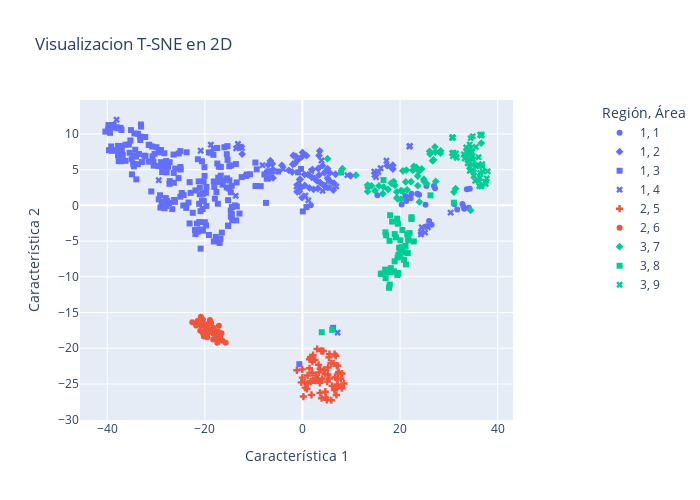

Source (notebook cell):
### Markdown cell above
A partir de nuestras variables descriptivas (las primeras 8 almacenadas en X) reconstruimos nuestros datos con TSNE y UMAP. Hameos mapeados bidimensionales para poder representar los datos. Podríamos también aumentar el número de componentes y limitarnos a representar 2 o 3 de ellas.

### Code cell
tsne_2d_df['Región'] = y3_categories
tsne_2d_df['Área']   = y9_categories
tsne_2d_df

# Crear un gráfico interactivo con Plotly para t-SNE con y3 y y9
fig_tsne = px.scatter(tsne_2d_df, 
                      x='Característica 1', 
                      y='Característica 2', 
                      color= 'Región', 
                      symbol= 'Área',
                      title='Visualizacion T-SNE en 2D',
                      color_discrete_sequence=px.colors.qualitative.Plotly)

fig_tsne.update_layout(
    autosize=True, 
    width=700, 
    height=500,
    legend=dict(
        yanchor="top", y=1,
        xanchor="left", x=1.2
    )
)

# Mostrar el gráfico interactivo
fig_tsne.show()

### Figure 1 — Plotly figure (JSON) as saved in the notebook; plotly's stock layout.template omitted (floating-point values rounded to 4 significant figures; data arrays with more than 128 entries replaced by an {"elided": "..."} marker saying what was removed)
{"data": [{"hovertemplate": "Región=1<br>Área=1<br>Característica 1=%{x}<br>Característica 2=%{y}<extra></extra>", "legendgroup": "1, 1", "marker": {"color": "#636EFA", "symbol": "circle"}, "mode": "markers", "name": "1, 1", "orientation": "v", "showlegend": true, "type": "scatter", "x": [25.44, 27.17, 25.42, 25.23, 15.38, 32.99, 20.33, 34.09, 32.79, 23.9, 31.71, 21.09, 22.33, 33.69, 34.29, 21.26, 33.15, 26.46, 1.717, 31.14, 25.95, 21.48, 22.17, 26.96, 23.56], "xaxis": "x", "y": [-2.919, 2.402, 2.695, 0.06712, 1.402, -0.1913, 0.1096, -0.3411, 0.1778, 1.47, -0.5641, 1.307, 1.635, 2.267, 2.327, 0.6006, -0.479, -2.717, 0.02864, 0.1666, -2.193, 1.089, 0.9791, 2.714, 1.609], "yaxis": "y"}, {"hovertemplate": "Región=1<br>Área=2<br>Característica 1=%{x}<br>Característica 2=%{y}<extra></extra>", "legendgroup": "1, 2", "marker": {"color": "#636EFA", "symbol": "diamond"}, "mode": "markers", "name": "1, 2", "orientation": "v", "showlegend": true, "type": "scatter", "x": [4.516, 3.164, 2.282, 5.159, 3.409, -12.36, 2.051, -6.696, -6.017, 1.898, 6.447, -6.572, -4.209, 0.0101, 1.127, -2.092, -7.006, -0.8725, 0.4779, -0.4561, 5.664, 2.476, 1.444, -2.797, -0.6208, -6.038, -6.159, 4.121, 2.987, 5.156, -6.252, -0.05779, 6.768, 3.25, -0.2236, 6.332, -1.548, 17.38, 3.66, 18.26, 18.52, 18.54, 3.544, -0.1373, -0.5677, 3.399, 0.448, -1.97, -1.857, -1.338, 0.8461, 5.597, -0.9917, 9.905, -1.1, 4.459], "xaxis": "x", "y": [4.566, 2.357, 2.25, 5.136, 4.253, 7.179, 5.034, 3.823, 3.846, 3.93, 3.123, 6.255, 5.605, 7.415, 4.292, 4.669, 5.655, 2.985, 2.791, 3.644, 3.359, 3.78, 2.445, 4.901, 1.93, 5.028, 5.806, 5.548, 3.414, 3.792, 4.546, 1.072, 4.353, 5.161, 2.511, 2.151, 5.857, 5.545, 3.191, 5.307, 5.61, 5.083, 7.61, 6.773, 3.616, 6.966, 4.311, 5.751, 6.98, 6.857, 6.959, 4.552, 6.348, 4.136, 1.905, 2.749], "yaxis": "y"}, {"hovertemplate": "Región=1<br>Área=3<br>Característica 1=%{x}<br>Característica 2=%{y}<extra></extra>", "legendgroup": "1, 3", "marker": {"color": "#636EFA", "symbol": "square"}, "mode": "markers", "name": "1, 3", "orientation": "v", "showlegend": true, "type": "scatter", "x": {"elided": "206 float values"}, "xaxis": "x", "y": {"elided": "206 float values"}, "yaxis": "y"}, {"hovertemplate": "Región=1<br>Área=4<br>Característica 1=%{x}<br>Característica 2=%{y}<extra></extra>", "legendgroup": "1, 4", "marker": {"color": "#636EFA", "symbol": "x"}, "mode": "markers", "name": "1, 4", "orientation": "v", "showlegend": true, "type": "scatter", "x": [-20.85, 0.6081, -38.1, 4.131, 9.216, 15.57, -13.59, 1.81, 21.92, 5.579, -29.44, 22.03, 17.22, 16.04, 25.71, 15.1, -1.203, 7.2, 30.36, 25.12, 1.218, -12.41, -13.68, -18.76, -13.22, -18.32, -3.933, -8.172, 14.79, 3.91, 24.44, 24.32, 24.27, 14.7, 6.942, 5.279], "xaxis": "x", "y": [7.645, 1.373, 11.98, 2.021, 4.23, 4.669, 7.974, 4.784, 8.24, 2.472, 3.522, 8.33, 6.245, 5.2, -3.072, 3.967, 2.644, -17.81, -1.011, -3.818, 0.7012, 8.03, 1.338, 8.492, 8.604, 8.007, 5.096, 5.618, 4.284, 6.28, -3.072, -3.732, -4.07, 4.732, 2.646, 3.37], "yaxis": "y"}, {"hovertemplate": "Región=2<br>Área=5<br>Característica 1=%{x}<br>Característica 2=%{y}<extra></extra>", "legendgroup": "2, 5", "marker": {"color": "#EF553B", "symbol": "cross"}, "mode": "markers", "name": "2, 5", "orientation": "v", "showlegend": true, "type": "scatter", "x": [3.399, 0.9256, 0.5453, 5.22, 2.582, 3.636, 6.379, 2.03, 1.445, 4.986, -1.134, 1.996, 3.011, 1.701, 4.035, 1.452, -0.01874, 6.955, 5.858, -0.01213, 6.569, 0.457, 5.529, 5.517, 2.633, 4.411, 7.438, 6.088, 1.662, 5.443, 6.588, 5.259, 6.575, 2.176, 7.237, 4.266, 2.208, 5.062, 7.136, 7.039, 7.233, 7.271, 8.103, 7.172, 3.873, 4.66, 8.091, 8.512, 7.869, 3.166, 1.849, 1.072, 5.912, 0.1974, 6.826, 3.604, 3.317, -0.2298, 6.65, 4.783, 1.051, 4.683, 3.566, 3.927, 2.735], "xaxis": "x", "y": [-23.37, -25.68, -25.52, -23.68, -21.63, -22.89, -22.13, -21.88, -22.8, -27.22, -23.09, -23.43, -20.1, -24.68, -24.27, -21.54, -22.96, -26.54, -22.07, -24.11, -25.63, -24.73, -20.82, -24.25, -24.53, -23.04, -23.32, -25.27, -21.25, -21.27, -20.83, -22.69, -25.86, -20.97, -22.45, -20.39, -24.5, -24.68, -25.08, -22.44, -25.34, -23.59, -23.54, -24.33, -20.38, -23.6, -25.6, -24.94, -24.27, -24.27, -26.53, -24.92, -27.28, -26.76, -21.06, -26.25, -22.33, -24.78, -24.08, -26.89, -23.81, -26.08, -24.83, -26.99, -23.8], "yaxis": "y"}, {"hovertemplate": "Región=2<br>Área=6<br>Característica 1=%{x}<br>Característica 2=%{y}<extra></extra>", "legendgroup": "2, 6", "marker": {"color": "#EF553B", "symbol": "circle"}, "mode": "markers", "name": "2, 6", "orientation": "v", "showlegend": true, "type": "scatter", "x": [-16.38, -17.43, -17.1, -21.15, -17.83, -20.69, -18.29, -20.94, -18.01, -19.36, -19.1, -21.46, -20.81, -21.78, -17.12, -22.57, -20.14, -17.52, -19.9, -16.88, -17.31, -20.38, -18.27, -19.17, -18.24, -18.69, -16.57, -18.95, -15.73, -20.19, -19.79, -20.36, -19.49], "xaxis": "x", "y": [-18.96, -19.25, -18.9, -16.59, -18.63, -16.85, -18.77, -17.55, -17.5, -16.61, -17.35, -16.13, -15.6, -16.81, -16.85, -16.36, -16.7, -18.06, -17.64, -18.47, -17.66, -16.02, -17.93, -17.76, -17.12, -16.45, -17.9, -16.06, -19.23, -18.36, -17.32, -17.95, -18.46], "yaxis": "y"}, {"hovertemplate": "Región=3<br>Área=7<br>Característica 1=%{x}<br>Característica 2=%{y}<extra></extra>", "legendgroup": "3, 7", "marker": {"color": "#00CC96", "symbol": "diamond"}, "mode": "markers", "name": "3, 7", "orientation": "v", "showlegend": true, "type": "scatter", "x": [27.23, 20.58, 18.92, 17.55, 21.16, 16.47, 26.88, 24.43, 36.65, 26.14, 31.04, 18.71, 10.98, 19.34, 20.53, 22.83, 15.68, 13.46, 14.15, 13.36, 13.35, 14.88, 20.2, 21.44, 23.97, 19.56, 25.45, 26.67, 24.91, 31.39, 23.64, 22.25, 19.33, 18.19, 16.64, 20.19, 5.142, 8.19, 27.32, 23.87, 26.05, 27.13, 21.29, 23.35, 28.32, 28.28, 23.62, 24.88, 22.6, 34.46], "xaxis": "x", "y": [7.452, 4.837, 2.808, 2.232, 3.277, 1.626, 6.371, 5.092, 8.717, 7.186, 1.864, 3.328, 4.228, 1.033, 1.987, 5.457, 2.726, 2.499, 2.733, 2.833, 1.953, 2.05, 0.8764, 2.176, 0.4768, 0.8993, 3.038, 6.241, 3.367, 2.328, 2.749, 3.301, 1.873, 3.119, 2.553, 2.063, 6.54, 5.139, 3.342, 4.761, 7.561, 8.175, 4.942, 5.326, 7.626, 7.296, 4.107, 3.651, 4.899, -0.7006], "yaxis": "y"}, {"hovertemplate": "Región=3<br>Área=8<br>Característica 1=%{x}<br>Característica 2=%{y}<extra></extra>", "legendgroup": "3, 8", "marker": {"color": "#00CC96", "symbol": "square"}, "mode": "markers", "name": "3, 8", "orientation": "v", "showlegend": true, "type": "scatter", "x": [18.37, 21.58, 17.73, 18.9, 16.06, 17.23, 18.04, 18.73, 19.5, 20.09, 19.66, 17.05, 3.948, 16.31, 16.96, 18.91, 17.84, 20.4, 17.0, 17.14, 20.84, 17.89, 20.99, 17.12, 16.61, 26.23, 6.096, 19.15, 18.11, 19.57, 21.46, 21.95, 19.45, 21.22, 19.81, 22.82, 21.68, 20.04, 21.71, 19.56, 17.97, 22.34, 19.42, 22.35, 19.68, 20.06, 7.909, 20.48, 21.12, 31.04], "xaxis": "x", "y": [-2.265, -6.688, -11.53, -7.84, -9.583, -9.194, -9.355, -9.238, -7.291, -7.181, -9.549, -10.19, -17.76, -9.541, -8.997, -4.017, -4.966, -5.862, -3.783, -4.187, -7.624, -11.09, -6.579, -9.33, 3.543, 1.398, -17.43, -4.484, -8.794, -9.453, -4.033, -3.883, -9.749, -8.26, -5.925, -5.049, -4.67, -6.346, -4.886, -2.573, -1.377, -1.92, -1.87, -1.656, -6.908, -4.892, 4.597, -3.449, -5.683, 0.3735], "yaxis": "y"}, {"hovertemplate": "Región=3<br>Área=9<br>Característica 1=%{x}<br>Característica 2=%{y}<extra></extra>", "legendgroup": "3, 9", "marker": {"color": "#00CC96", "symbol": "x"}, "mode": "markers", "name": "3, 9", "orientation": "v", "showlegend": true, "type": "scatter", "x": [36.46, 36.0, 34.86, 31.46, 34.47, 30.93, 34.01, 37.46, 36.73, 34.72, 30.66, 34.31, 33.85, 36.09, 34.98, 30.84, 36.21, 36.22, 35.41, 35.12, 34.22, 35.59, 34.41, 33.61, 34.08, 34.78, 33.25, 33.06, 34.82, 36.83, 37.0, 36.33, 36.45, 31.59, 35.1, 36.67, 33.89, 37.94, 36.82, 33.56, 30.72, 37.58, 34.89, 36.63, 37.76, 36.43, 30.68, 30.88, 35.54, 34.48, 34.26], "xaxis": "x", "y": [4.486, 5.673, 4.953, 7.263, 7.978, 7.361, 7.459, 3.289, 9.892, 5.691, 7.31, 4.842, 5.888, 6.738, 6.425, 6.876, 3.387, 2.711, 3.446, 4.613, 5.438, 5.473, 6.652, 7.464, 6.403, 7.464, 6.55, 7.145, 6.885, 5.462, 4.747, 3.847, 4.484, 6.66, 4.145, 2.664, 6.965, 4.765, 5.754, 8.113, 9.535, 2.994, 9.664, 9.766, 3.77, 9.879, 9.434, 9.484, 8.177, 9.406, 8.508], "yaxis": "y"}], "layout": {"autosize": true, "height": 500, "legend": {"title": {"text": "Región, Área"}, "tracegroupgap": 0, "x": 1.2, "xanchor": "left", "y": 1, "yanchor": "top"}, "title": {"text": "Visualizacion T-SNE en 2D"}, "width": 700, "xaxis": {"anchor": "y", "domain": [0, 1], "title": {"text": "Característica 1"}}, "yaxis": {"anchor": "x", "domain": [0, 1], "title": {"text": "Característica 2"}}}}
